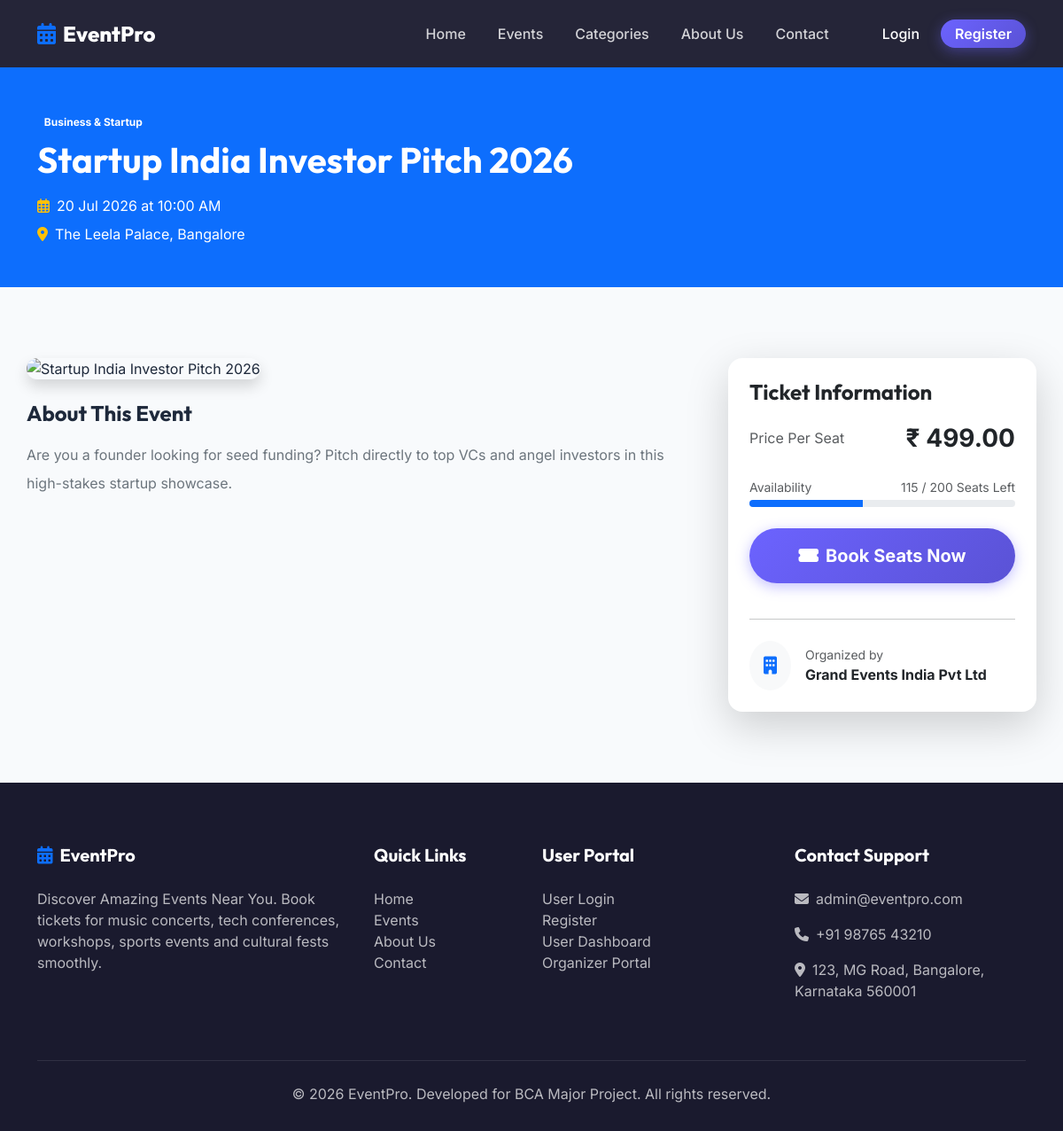
Page /event-details.php?slug=startup-india-investor-pitch-2026 on the committed database.
### tables this page shows
CREATE TABLE IF NOT EXISTS `events` (
  `id` INT AUTO_INCREMENT PRIMARY KEY,
  `organizer_id` INT NOT NULL,
  `category_id` INT NOT NULL,
  `title` VARCHAR(255) NOT NULL,
  `slug` VARCHAR(255) NOT NULL UNIQUE,
  `description` LONGTEXT NOT NULL,
  `short_desc` VARCHAR(500) DEFAULT NULL,
  `rules` TEXT DEFAULT NULL,
  `venue` VARCHAR(255) NOT NULL,
  `address` TEXT DEFAULT NULL,
  `city` VARCHAR(100) NOT NULL,
  `state` VARCHAR(100) DEFAULT NULL,
  `country` VARCHAR(100) DEFAULT 'India',
  `start_date` DATE NOT NULL,
  `end_date` DATE DEFAULT NULL,
  `start_time` TIME NOT NULL,
  `end_time` TIME DEFAULT NULL,
  `price` DECIMAL(10,2) NOT NULL DEFAULT 0.00,
  `seats_total` INT NOT NULL,
  `seats_booked` INT NOT NULL DEFAULT 0,
  `image` VARCHAR(255) DEFAULT 'assets/images/default-event.jpg',
  `status` ENUM('draft', 'active', 'cancelled', 'completed') DEFAULT 'active',
  `is_featured` TINYINT(1) DEFAULT 0,
  `is_free` TINYINT(1) DEFAULT 0,
  `created_at` DATETIME DEFAULT CURRENT_TIMESTAMP,
  `updated_at` DATETIME DEFAULT CURRENT_TIMESTAMP ON UPDATE CURRENT_TIMESTAMP,
  FOREIGN KEY (`organizer_id`) REFERENCES `users`(`id`) ON DELETE CASCADE,
  FOREIGN KEY (`category_id`) REFERENCES `categories`(`id`) ON DELETE CASCADE
);

CREATE TABLE IF NOT EXISTS `categories` (
  `id` INT AUTO_INCREMENT PRIMARY KEY,
  `name` VARCHAR(100) NOT NULL,
  `slug` VARCHAR(100) NOT NULL UNIQUE,
  `icon` VARCHAR(50) DEFAULT 'fa-calendar',
  `color` VARCHAR(20) DEFAULT '#6c63ff',
  `description` TEXT DEFAULT NULL,
  `sort_order` INT DEFAULT 0,
  `status` ENUM('active', 'inactive') DEFAULT 'active',
  `created_at` DATETIME DEFAULT CURRENT_TIMESTAMP
);

CREATE TABLE IF NOT EXISTS `organizers` (
  `id` INT AUTO_INCREMENT PRIMARY KEY,
  `user_id` INT NOT NULL,
  `org_name` VARCHAR(150) NOT NULL,
  `bio` TEXT DEFAULT NULL,
  `website` VARCHAR(255) DEFAULT NULL,
  `phone` VARCHAR(20) DEFAULT NULL,
  `address` TEXT DEFAULT NULL,
  `verified` TINYINT(1) DEFAULT 1,
  `created_at` DATETIME DEFAULT CURRENT_TIMESTAMP,
  FOREIGN KEY (`user_id`) REFERENCES `users`(`id`) ON DELETE CASCADE
);

### includes/security.php (called while the page is built, shortened)
<?php
function sanitize_input(mixed $data): string {
    return trim(stripslashes(htmlspecialchars((string)$data, ENT_QUOTES, 'UTF-8')));
}
function xss_clean(string $data): string {
    return htmlspecialchars($data, ENT_QUOTES, 'UTF-8');
}

### includes/functions.php (called while the page is built, shortened)
<?php
function format_currency(float|int|string $amount): string {
    return CURRENCY . ' ' . number_format((float)$amount, 2);
}
function format_date(string $date, string $format = 'd M Y'): string {
    return date($format, strtotime($date));
}
function get_event_by_slug(PDO $pdo, string $slug): ?array {
    $stmt = $pdo->prepare("SELECT e.*, c.name as category_name, c.slug as category_slug, u.name as organizer_name, u.email as organizer_email, o.org_name, o.bio as org_bio
                           FROM events e
                           LEFT JOIN categories c ON e.category_id = c.id
                           LEFT JOIN users u ON e.organizer_id = u.id
                           LEFT JOIN organizers o ON u.id = o.user_id
                           WHERE e.slug = ?");
    $stmt->execute([$slug]);
    return $stmt->fetch() ?: null;
}

### event-details.php (the view, shortened to what this page needs)
<?php
require_once 'config/config.php';
$slug = sanitize_input($_GET['slug'] ?? '');
$event = get_event_by_slug($pdo, $slug);
include 'includes/header.php';
$available_seats = $event['seats_total'] - $event['seats_booked'];
?>
<div class="bg-primary text-white py-5">
    <div class="container">
        <div class="row align-items-center">
            <div class="col-lg-8">
                <span class="badge bg-accent mb-2"><?= xss_clean($event['category_name']) ?></span>
                <h1 class="fw-bold mb-3"><?= xss_clean($event['title']) ?></h1>
                <p class="mb-2"><i class="far fa-calendar-alt me-2 text-warning"></i><?= format_date($event['start_date']) ?> at <?= date('h:i A', strtotime($event['start_time'])) ?></p>
                <p class="mb-0"><i class="fas fa-map-marker-alt me-2 text-warning"></i><?= xss_clean($event['venue']) ?>, <?= xss_clean($event['city']) ?></p>
            </div>
        </div>
    </div>
</div>
<div class="container section-padding">
    <div class="row g-5">
        <div class="col-lg-8">
            <img src="<?= APP_URL ?>/<?= $event['image'] ?>" class="img-fluid rounded-4 mb-4 shadow w-100" alt="<?= xss_clean($event['title']) ?>" onerror="this.src='https://images.unsplash.com/photo-1501281668745-f7f57925c3b4?auto=format&fit=crop&w=800&q=80';">
            <h4 class="fw-bold mb-3">About This Event</h4>
            <div class="lh-lg text-secondary mb-5">
                <?= nl2br(xss_clean($event['description'])) ?>
            </div>
        </div>
        <div class="col-lg-4">
            <div class="card border-0 shadow-lg rounded-4 p-4 sticky-top" style="top: 100px;">
                <h4 class="fw-bold mb-3">Ticket Information</h4>
                <div class="d-flex justify-content-between align-items-center mb-4">
                    <span class="text-muted">Price Per Seat</span>
                    <span class="fs-3 fw-bold text-accent"><?= $event['price'] > 0 ? format_currency($event['price']) : 'FREE' ?></span>
                </div>
                <div class="mb-4">
                    <div class="d-flex justify-content-between text-muted small mb-1">
                        <span>Availability</span>
                        <span><?= $available_seats ?> / <?= $event['seats_total'] ?> Seats Left</span>
                    </div>
                    <div class="progress" style="height: 8px;">
                        <div class="progress-bar bg-accent" style="width: <?= ($event['seats_booked'] / $event['seats_total']) * 100 ?>%;"></div>
                    </div>
                </div>
                <?php if ($available_seats > 0): ?>
                    <a href="<?= APP_URL ?>/booking/checkout.php?event_id=<?= $event['id'] ?>" class="btn btn-accent btn-lg w-100 py-3 rounded-pill fw-bold mb-3"><i class="fas fa-ticket-alt me-2"></i>Book Seats Now</a>
                <?php else: ?>
                    <button class="btn btn-secondary btn-lg w-100 py-3 rounded-pill fw-bold mb-3" disabled>Sold Out</button>
                <?php endif; ?>
                <hr class="my-4">
                <div class="d-flex align-items-center">
                    <div class="rounded-circle bg-light p-3 me-3"><i class="fas fa-building text-primary fa-lg"></i></div>
                    <div>
                        <small class="text-muted d-block">Organized by</small>
                        <strong class="text-dark"><?= xss_clean($event['org_name'] ?: $event['organizer_name']) ?></strong>
                    </div>
                </div>
            </div>
        </div>
    </div>
</div>
<?php include 'includes/footer.php'; ?>

### assets/css/style.css (style rules this page uses)
:root { --primary: #1a1a2e; --primary-light: #16213e; --secondary: #0f3460; --accent: #6c63ff; --accent-hover: #5a52d5; --gold: #f4c430; --teal: #00d4aa; --danger: #ef4444; --success: #22c55e; --warning: #f59e0b; --text-dark: #1e293b; --text-muted: #64748b; --bg-light: #f8fafc; --white: #ffffff; --border: #e2e8f0; --shadow: 0 4px 6px -1px rgba(0,0,0,0.1); --shadow-lg: 0 20px 60px rgba(0,0,0,0.15); --radius: 12px; --radius-lg: 20px; --transition: all 0.3s ease; --font-main: 'Inter', sans-serif; --font-heading: 'Outfit', sans-serif; }
body { font-family: var(--font-main); color: var(--text-dark); background-color: var(--bg-light); overflow-x: hidden; }
h1, h2, h3, h4, h5, h6 { font-family: var(--font-heading); font-weight: 700; }
.btn-accent { background: linear-gradient(135deg, var(--accent) 0%, var(--accent-hover) 100%); color: var(--white); border: none; font-weight: 600; padding: 12px 28px; border-radius: 30px; transition: var(--transition); box-shadow: 0 4px 15px rgba(108, 99, 255, 0.4); }
.section-padding { padding: 80px 0; }

### rows in the picture
events: category.name "Business & Startup", title "Startup India Investor Pitch 2026", start_date "20 Jul 2026", start_time "10:00 AM", venue "The Leela Palace", city "Bangalore", description "Are you a founder looking for seed funding? Pitch directly to top VCs and angel investors in this high-stakes startup showcase.", price "₹ 499.00", available_seats "115", seats_total "200", organizers.org_name "Grand Events India Pvt Ltd"

### other values in the picture
APP_NAME "EventPro"
APP_TAGLINE "Discover Amazing Events Near You"
APP_EMAIL "admin@eventpro.com"
APP_PHONE "+91 98765 43210"
APP_ADDRESS "123, MG Road, Bangalore, Karnataka 560001"
